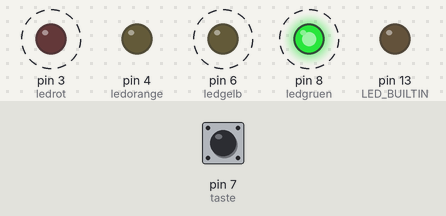
Recording of a sketch running on a simulated Arduino Uno, built with avr-gcc and run on an emulated ATmega328P. On the bench: output pins drawn as LEDs (lit = HIGH). Dashed ring = blinking. The inputs (shaded band) are chosen by the test bench; at power-on: pin 7 (taste) LOW.

Above: at 1.75 s.
1.8 s: pin 7 (taste) pulled HIGH for 3.2 s
At 3.0 s:
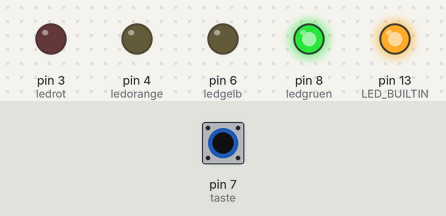
At 5.15 s:
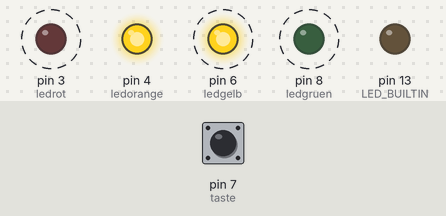
6.6 s: pin 7 (taste) pulled HIGH for 1 s
At 7.65 s:
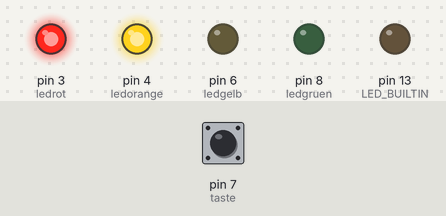
Timing chart, 0 to 15.6 s (numbered marks = the images above; inputs shaded):
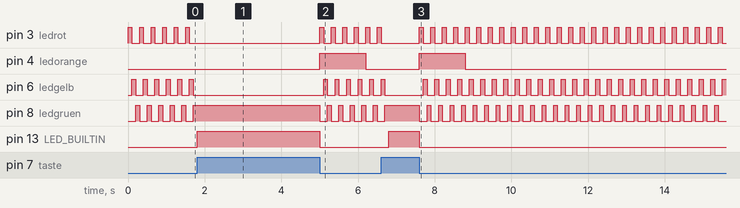

Measured:
- after the input at 1.8 s, pin 4 (ledorange): LOW → HIGH after 3.2 s, → LOW 1.2 s later; pin 13 (LED_BUILTIN): LOW → HIGH at once, → LOW 3.2 s later
- after the input at 6.6 s, pin 4 (ledorange): LOW → HIGH after 1.0 s, → LOW 1.2 s later; pin 13 (LED_BUILTIN): LOW → HIGH after 0.20 s, → LOW 0.80 s later
- by itself, pin 3 (ledrot): repeats every 0.30 s: HIGH 0.10 s, LOW 0.20 s
- by itself, pin 8 (ledgruen): repeats every 0.30 s: LOW 0.20 s, HIGH 0.10 s

The sketch:

12licht.ino
```cpp
//12licht
//Franzis Adventskalender für Arduino

int ledrot = 3;
int ledorange = 4;
int ledgelb = 6;
int ledgruen = 8;
int taste = 7;
int blink = 100;
int licht = 1000;
long z = 0;

void setup() {
  pinMode(LED_BUILTIN, OUTPUT);
  pinMode(ledrot, OUTPUT);
  pinMode(ledorange, OUTPUT);
  pinMode(ledgelb, OUTPUT);
  pinMode(ledgruen, OUTPUT);
  pinMode(taste, INPUT);
}

void loop() {
  digitalWrite(ledrot, HIGH);
  digitalWrite(ledgelb, LOW);
  digitalWrite(ledgruen, LOW);
  delay(blink);
  digitalWrite(ledrot, LOW);
  digitalWrite(ledgelb, HIGH);
  digitalWrite(ledgruen, LOW);
  delay(blink);
  digitalWrite(ledrot, LOW);
  digitalWrite(ledgelb, LOW);
  digitalWrite(ledgruen, HIGH);
  delay(blink);
  if(digitalRead(taste) == HIGH) {
    while(digitalRead(taste) == HIGH) {
      digitalWrite(LED_BUILTIN, HIGH);
    }
    digitalWrite(LED_BUILTIN, LOW);
    z = millis();
    digitalWrite(ledorange, HIGH);
  }
  if(millis() > z + licht) {
    digitalWrite(ledorange, LOW);
  }
}
```
